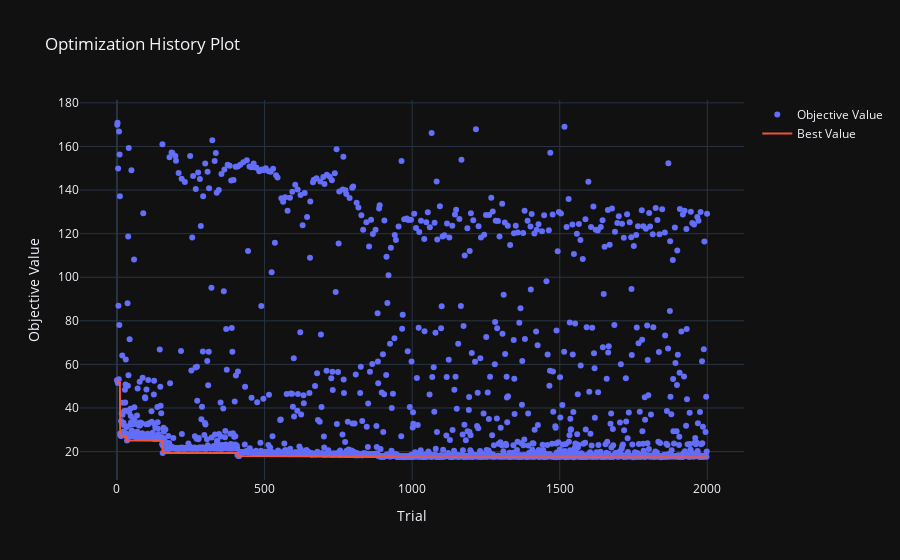

The code cell stored with this chart in its notebook:
### Code cell
fig = plot_optimization_history(study_xgb)
fig.show()

### Figure 1 — Plotly figure (JSON) as saved in the notebook; plotly's stock layout.template omitted (floating-point values rounded to 4 significant figures; data arrays with more than 128 entries replaced by an {"elided": "..."} marker saying what was removed)
{"data": [{"mode": "markers", "name": "Objective Value", "type": "scatter", "x": {"elided": "2000 int values"}, "y": {"elided": "2000 float values"}}, {"mode": "lines", "name": "Best Value", "type": "scatter", "x": {"elided": "2000 int values"}, "y": {"elided": "2000 float values"}}, {"marker": {"color": "#cccccc"}, "mode": "markers", "name": "Infeasible Trial", "showlegend": false, "type": "scatter", "x": [], "y": []}], "layout": {"title": {"text": "Optimization History Plot"}, "xaxis": {"title": {"text": "Trial"}}, "yaxis": {"title": {"text": "Objective Value"}}}}
